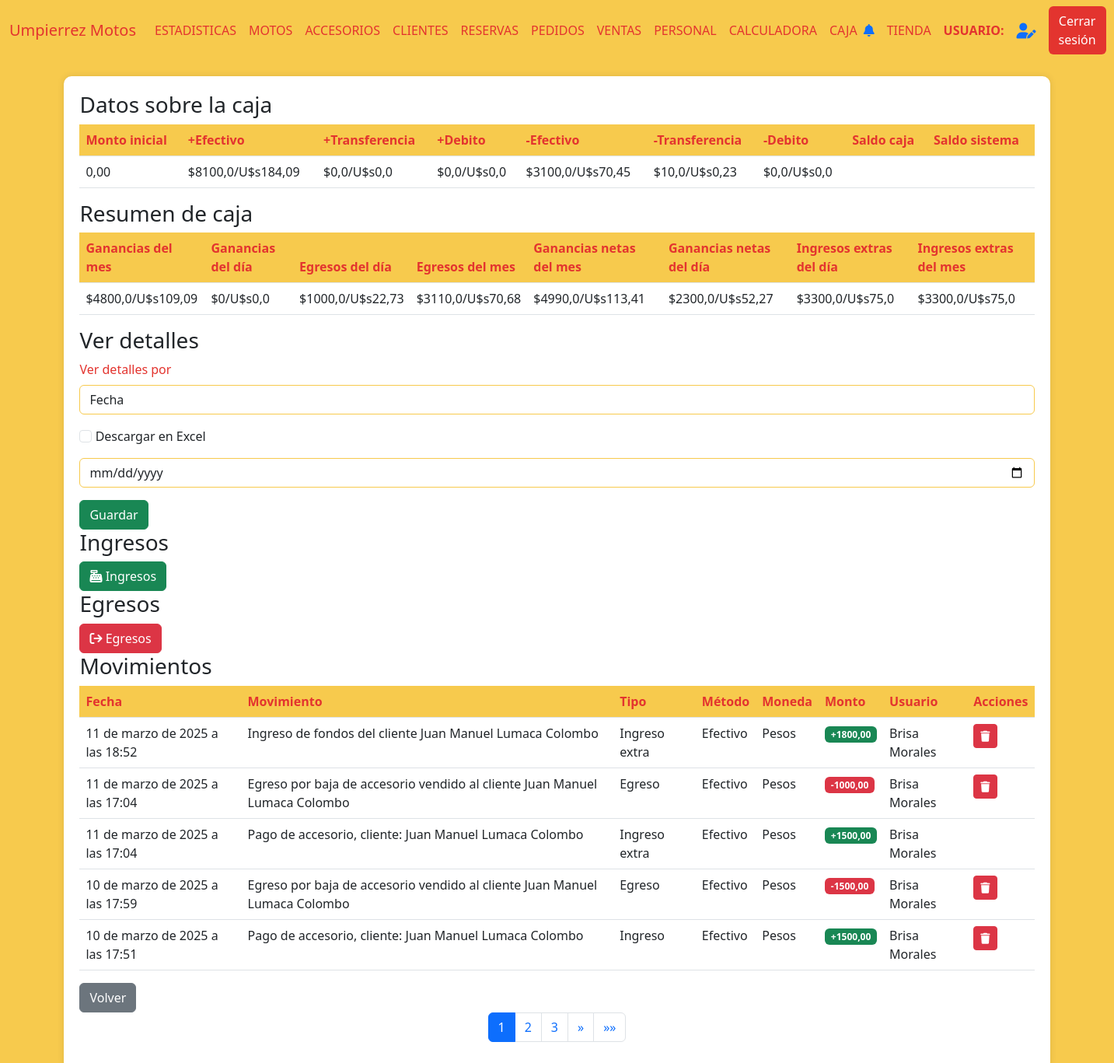
/movimientos_caja/33 (signed in), run on the app's committed database.
### AppUM/models.py (models this page shows)
class Caja(models.Model):
    apertura = models.DateTimeField()
    cierre = models.DateTimeField(null=True,blank=True)
    moneda = models.CharField(max_length=10)
    monto_inicial = models.DecimalField(max_digits=10, decimal_places=2)
    depositos = models.DecimalField(max_digits=10, decimal_places=2)
    egresos = models.DecimalField(max_digits=10, decimal_places=2)
    saldo_caja = models.DecimalField(max_digits=10, decimal_places=2)
    saldo_sistema = models.DecimalField(max_digits=10, decimal_places=2)
    diferencia = models.DecimalField(max_digits=10, decimal_places=2)
    estado = models.CharField(max_length=10)
    usuario = models.ForeignKey(Personal, related_name='usuario_caja', on_delete=models.CASCADE)

class Movimientos(models.Model):
    fecha = models.DateTimeField()
    movimiento = models.TextField(null=True, blank=True)
    tipo = models.CharField(max_length=10)
    monto = models.DecimalField(max_digits=10, decimal_places=2)
    caja = models.ForeignKey(Caja, related_name='movimiento_caja', on_delete=models.CASCADE)
    usuario = models.ForeignKey(Personal, related_name='usuario_movimiento', on_delete=models.CASCADE)
    moneda = models.CharField(max_length=10,null=True,blank=True)
    rubro = models.TextField(null=True, blank=True)
    metodo = models.CharField(max_length=30,null=True,blank=True)
    es_moto = models.BooleanField(default=0)
    es_accesorio = models.BooleanField(default=0)

### AppUM/decorators.py (the view)
    def _wrapped_view(request, *args, **kwargs):
        user = request.user
        if user.is_authenticated:
            usuario_consulta = Personal.objects.filter(usuario=user.username).first()
            if usuario_consulta:
                if Administrativo.objects.filter(personal_ptr_id=usuario_consulta.id,activo=1).exists():
                    return view_func(request, *args, **kwargs)
                else:
                    raise PermissionDenied
            else:
                return view_func(request, *args, **kwargs)
        else:
            return redirect('Login')  # Redirigir al login si no está autenticado

### AppUM/context_processors.py (called while the page is built)
def cantidad_solicitudes_no_leidas(req):
    if req.user.is_authenticated:
        usuario = req.user
        usuario_actual = Personal.objects.filter(usuario=usuario.username).first()
        notificaciones = NotificacionPersonal.objects.filter(personal=usuario_actual,leido=0).count()
    else:
        notificaciones = 0
    return {'notificaciones': notificaciones}

### AppUM/functions.py (called while the page is built)
def funcion_paginas_varias(req,instancia_model):
    paginator = Paginator(instancia_model, 5)  # 5 motos por página
    page_number = req.GET.get('page')  # Obtiene el número de página desde la URL
    page_obj = paginator.get_page(page_number)
    return page_obj

### AppUM/templates/perfil_administrativo/arqueos/movimientos.html (shortened to what this page needs)
{% extends "perfil_administrativo/padre_perfil_administrativo.html" %}
{% load static %}
{% block contenidoQueCambia %}
<link href="https://cdnjs.cloudflare.com/ajax/libs/font-awesome/6.0.0/css/all.min.css" rel="stylesheet">
<link href="https://cdn.jsdelivr.net/npm/bootstrap-icons@1.10.0/font/bootstrap-icons.css" rel="stylesheet">
<div class="table-container" id="inventarios">
    <h3>Datos sobre la caja</h3>
    <table class="table">
        <thead>
            <tr>
                <th>Monto inicial</th>
                <th>+Efectivo</th>
                <th>+Transferencia</th>
                <th>+Debito</th>
                <th>-Efectivo</th>
                <th>-Transferencia</th>
                <th>-Debito</th>
                <th>Saldo caja</th>
                <th>Saldo sistema</th>
            </tr>
        </thead>
        <tbody>
                <tr>
                    <td>{{ monto_inicial }}</td>
                    <td>${{ total_ingresos_efectivo_pesos }}/U$s{{ total_ingresos_efectivo_dolares }}</td>
                    <td>${{ total_ingresos_transferencia_pesos }}/U$s{{ total_ingresos_transferencia_dolares }}</td>
                    <td>
                        ${{ total_ingresos_debito_pesos }}/U$s{{ total_ingresos_debito_dolares }}
                    </td>
                    <td>${{ total_egresos_efectivo_pesos }}/U$s{{ total_egresos_efectivo_dolares }}</td>
                    <td>${{ total_egresos_transferencia_pesos }}/U$s{{ total_egresos_transferencia_dolares }}</td>
                    <td>${{ total_egresos_debito_pesos }}/U$s{{ total_egresos_debito_dolares }}</td>
                    <td>{{ saldo_caja }}</td>
                    <td>{{ saldo_sistema }}</td>
                </tr>
        </tbody>
    </table>
    <h3>Resumen de caja</h3>
    <table class="table" id="tabla-resumen">
        <thead>
            <tr>
                <th>Ganancias del mes</th>
                <th>Ganancias del día</th>
                <th>Egresos del día</th>
                <th>Egresos del mes</th>
                <th>Ganancias netas del mes</th>
                <th>Ganancias netas del día</th>
                <th>Ingresos extras del día</th>
                <th>Ingresos extras del mes</th>
            </tr>
        </thead>
        <tbody>
                <tr>
                    <td>${{ ganancias_mes }}/U$s{{ ganancias_mes_dolares }}</td>
                    <td>${{ ganancias_dia }}/U$s{{ ganancias_dia_dolares }}</td>
                    <td>${{ egresos_dia }}/U$s{{ egresos_dia_dolares }}</td>
                    <td>
                        ${{ egresos_mes }}/U$s{{ egresos_mes_dolares }}
                    </td>
                    <td>${{ ganancias_netas_mes }}/U$s{{ ganancias_netas_mes_dolares }}</td>
                    <td>${{ ganancias_netas_dia }}/U$s{{ ganancias_netas_dia_dolares }}</td>
                    <td>${{ ingresos_extra_dia }}/U$s{{ ingresos_extra_dia_dolares }}</td>
                    <td>${{ ingresos_extra_mes }}/U$s{{ ingresos_extra_mes_dolares }}</td>
                </tr>
        </tbody>
    </table>
    <h3>Ver detalles</h3>
    <div class="mb-3" id="busqueda_detalles">
        <label for="documento" class="form-label">Ver detalles por</label>
        <select class="form-control" id="detalles_por" onchange="detalles_por()">
            <option value="fecha">Fecha</option>
        </select>
    </div>
    <div id="detalles_x_fecha">
        <div class="mb-3">
            <input type="checkbox" id="cbox_descargar_excel" class="form-check-input" onchange="descargar_excel()">
            <label for="toggleMatr" class="form-check-label">Descargar en Excel</label>
        </div>
        <div id="form_pdf">
            <form action="{% url 'DetallesCajaXFecha' %}" method="post" id="form-reporte">{% csrf_token %}
                <div class="mb-3">
                    <input type="date" class="form-control" name="f_detalles" id="fecha" placeholder="Ingrese la fecha" required>
                </div>
                <button type="submit" class="btn btn-success" id="btn_fecha">Guardar</button>
            </form>
        </div>
    </div>
    <h3>Ingresos</h3>
    <button type="button" id="abrir_form_ingresos" class="btn btn-success">
        <i class="fas fa-cash-register"></i> Ingresos
    </button>
    <h3>Egresos</h3>
    <button type="button" id="abrir_form_egresos" class="btn btn-danger">
        <i class="fas fa-arrow-right-from-bracket"></i> Egresos
    </button>
    <h3>Movimientos</h3>
    <table class="table">
        <thead>
            <tr>
                <th>Fecha</th>
                <th>Movimiento</th>
                <th>Tipo</th>
                <th>Método</th>
                <th>Moneda</th>
                <th>Monto</th>
                <th>Usuario</th>
                <th>Acciones</th>
            </tr>
        </thead>
        <tbody>
            {% if page_obj %}
                {% for movimiento in page_obj %}
                <tr>
                    <td>{{ movimiento.movimiento.fecha }}</td>
                    <td>{{ movimiento.descripcion }}</td>
                    <td>{{ movimiento.movimiento.tipo }}</td>
                    <td>{{ movimiento.movimiento.metodo }}</td>
                    <td>
                        {{ movimiento.movimiento.moneda }}
                    </td>
                    <td>
                        {% if movimiento.movimiento.tipo == "Egreso" %}
                        <span class="badge bg-danger">-{{ movimiento.movimiento.monto }}</span>
                        {% else %}
                        <span class="badge bg-success">+{{ movimiento.movimiento.monto }}</span>
                        {% endif %}
                    </td>
                    <td>{{ movimiento.usuario }}</td>
                    <td>
                        {% if movimiento.mostrar_boton %}
                        <a href="{% url 'MovimientoBaja' id_caja movimiento.movimiento.id  %}"><button class="btn btn-sm btn-danger"><i class="fas fa-trash"></i></button></a>
                        {% endif %}
                    </td>
                </tr>
                {% endfor %}
            {% else %}
                <tr>
                    <td colspan="9" class="text-center text-muted">
                        No hay registros de movimientos disponibles en esta caja.
                    </td>
                </tr>
            {% endif %}
        </tbody>
    </table>
    <a href="{% url 'Arqueos' %}" class="btn btn-secondary">Volver</a>
    <nav aria-label="Page navigation">
        <ul class="pagination justify-content-center">
            {% for num in page_obj.paginator.page_range %}
            <li class="page-item {% if page_obj.number == num %}active{% endif %}">
                <a class="page-link" href="?page={{ num }}">{{ num }}</a>
            </li>
            {% endfor %}
            {% if page_obj.has_next %}
            <li class="page-item">
                <a class="page-link" href="?page={{ page_obj.next_page_number }}" aria-label="Siguiente">
                    <span aria-hidden="true">&raquo;</span>
                </a>
            </li>
            <li class="page-item">
                <a class="page-link" href="?page={{ page_obj.paginator.num_pages }}" aria-label="Última">
                    <span aria-hidden="true">&raquo;&raquo;</span>
                </a>
            </li>
            {% endif %}
        </ul>
    </nav>
</div>
{% endblock %}

### AppUM/static/css/styles.css (style rules this page uses)
body { background-color: #f7ca4d; }
.form-label { color: #e3342f; }
.form-control { border-color: #f7ca4d; }
.table-container { background-color: #fff; border-radius: 10px; padding: 20px; box-shadow: 0px 0px 10px rgba(0, 0, 0, 0.1); margin: 20px auto; max-width: 90%; }
.table th { background-color: #f7ca4d; color: #e3342f; }

### data on the page
Caja: monto_inicial "0,00"
Movimientos: movimiento.fecha "11 de marzo de 2025 a las 18:52", descripcion "Ingreso de fondos del cliente Juan Manuel Lumaca Colombo", movimiento.tipo "Ingreso extra", movimiento.metodo "Efectivo", movimiento.moneda "Pesos", movimiento.monto "1800,00", usuario "Brisa Morales"
Movimientos: movimiento.fecha "11 de marzo de 2025 a las 17:04", descripcion "Egreso por baja de accesorio vendido al cliente Juan Manuel Lumaca Colombo", movimiento.tipo "Egreso", movimiento.metodo "Efectivo", movimiento.moneda "Pesos", movimiento.monto "1000,00", usuario "Brisa Morales"
Movimientos: movimiento.fecha "11 de marzo de 2025 a las 17:04", descripcion "Pago de accesorio, cliente: Juan Manuel Lumaca Colombo", movimiento.tipo "Ingreso extra", movimiento.metodo "Efectivo", movimiento.moneda "Pesos", movimiento.monto "1500,00", usuario "Brisa Morales"
Movimientos: movimiento.fecha "10 de marzo de 2025 a las 17:59", descripcion "Egreso por baja de accesorio vendido al cliente Juan Manuel Lumaca Colombo", movimiento.tipo "Egreso", movimiento.metodo "Efectivo", movimiento.moneda "Pesos", movimiento.monto "1500,00", usuario "Brisa Morales"
Movimientos: movimiento.fecha "10 de marzo de 2025 a las 17:51", descripcion "Pago de accesorio, cliente: Juan Manuel Lumaca Colombo", movimiento.tipo "Ingreso", movimiento.metodo "Efectivo", movimiento.moneda "Pesos", movimiento.monto "1500,00", usuario "Brisa Morales"

### other printed values
{{ total_ingresos_efectivo_pesos }} "8100,0"
{{ total_ingresos_efectivo_dolares }} "184,09"
{{ total_ingresos_transferencia_pesos }} "0,0"
{{ total_ingresos_transferencia_dolares }} "0,0"
{{ total_ingresos_debito_pesos }} "0,0"
{{ total_ingresos_debito_dolares }} "0,0"
{{ total_egresos_efectivo_pesos }} "3100,0"
{{ total_egresos_efectivo_dolares }} "70,45"
{{ total_egresos_transferencia_pesos }} "10,0"
{{ total_egresos_transferencia_dolares }} "0,23"
{{ total_egresos_debito_pesos }} "0,0"
{{ total_egresos_debito_dolares }} "0,0"
{{ ganancias_mes }} "4800,0"
{{ ganancias_mes_dolares }} "109,09"
{{ ganancias_dia }} "0"
